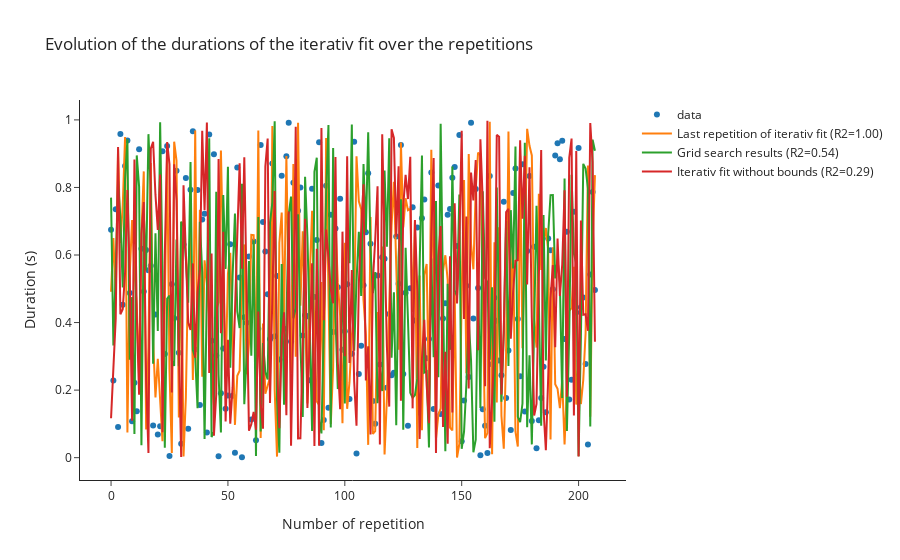

Write notebook code for a chart like this one.
### Markdown cell above
# Figure 4

### Code cell
max_r2 = np.argmax(gauss_fit_mat_repeat[:,-1,n_repeat])
num_vert = max_r2


fig4 = go.Figure()
# plot data time series
fig4.add_trace(go.Scatter(y=data_fsnative[:,num_vert],
                         name='data', 
                         mode='markers'))

# plot last iterativ repeat prediction
fig4.add_trace(go.Scatter(y=gauss_pred_mat_repeat[:,num_vert,n_repeat],
                         name='Last repetition of iterativ fit (R2={:1.2f})'.format(gauss_fit_mat_repeat[num_vert,-1,n_repeat])))


# plot grid prediction
fig4.add_trace(go.Scatter(y=gauss_pred_mat_repeat[:,num_vert,grid_place],
                         name='Grid search results (R2={:1.2f})'.format(gauss_fit_mat_repeat[num_vert,-1,grid_place])))

# plot Iterativ no bounds prediction
fig4.add_trace(go.Scatter(y=gauss_pred_mat_repeat[:,num_vert,no_bd],
                         name='Iterativ fit without bounds (R2={:1.2f})'.format(gauss_fit_mat_repeat[num_vert,-1,no_bd])))




fig4.update_layout(template='simple_white',
                  title = 'Evolution of the durations of the iterativ fit over the repetitions',
                  xaxis_title = 'Number of repetition',
                  yaxis_title = 'Duration (s)')


fig4.show()

### Figure 1 — Plotly figure (JSON) as saved in the notebook; plotly's stock layout.template omitted (floating-point values rounded to 4 significant figures; data arrays with more than 128 entries replaced by an {"elided": "..."} marker saying what was removed)
{"data": [{"mode": "markers", "name": "data", "type": "scatter", "y": {"elided": "208 float values"}}, {"name": "Last repetition of iterativ fit (R2=1.00)", "type": "scatter", "y": {"elided": "208 float values"}}, {"name": "Grid search results (R2=0.54)", "type": "scatter", "y": {"elided": "208 float values"}}, {"name": "Iterativ fit without bounds (R2=0.29)", "type": "scatter", "y": {"elided": "208 float values"}}], "layout": {"autosize": true, "title": {"text": "Evolution of the durations of the iterativ fit over the repetitions"}, "xaxis": {"autorange": true, "range": [-14.07, 221.1], "title": {"text": "Number of repetition"}}, "yaxis": {"autorange": true, "range": [-0.08049, 1.073], "title": {"text": "Duration (s)"}, "type": "linear"}}}
